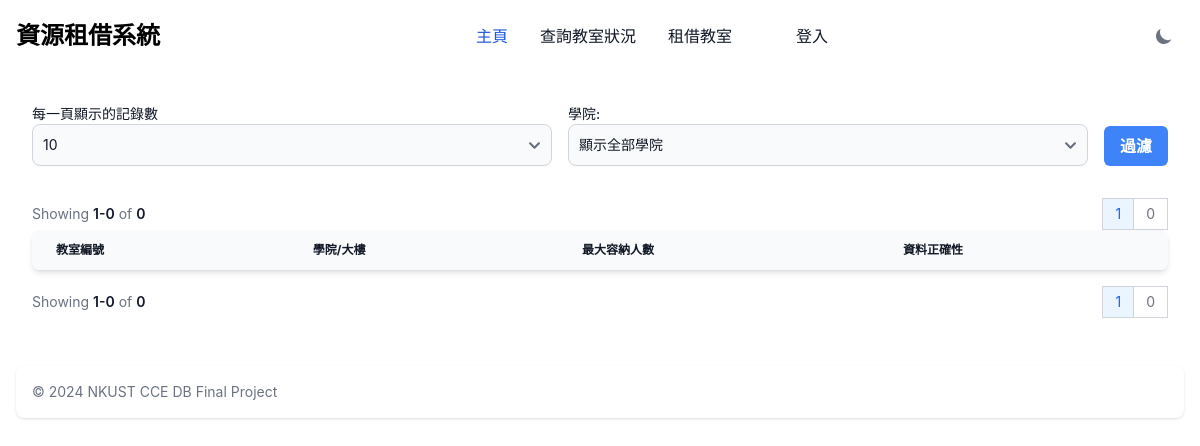
/, run on an earlier commit of the app's database.
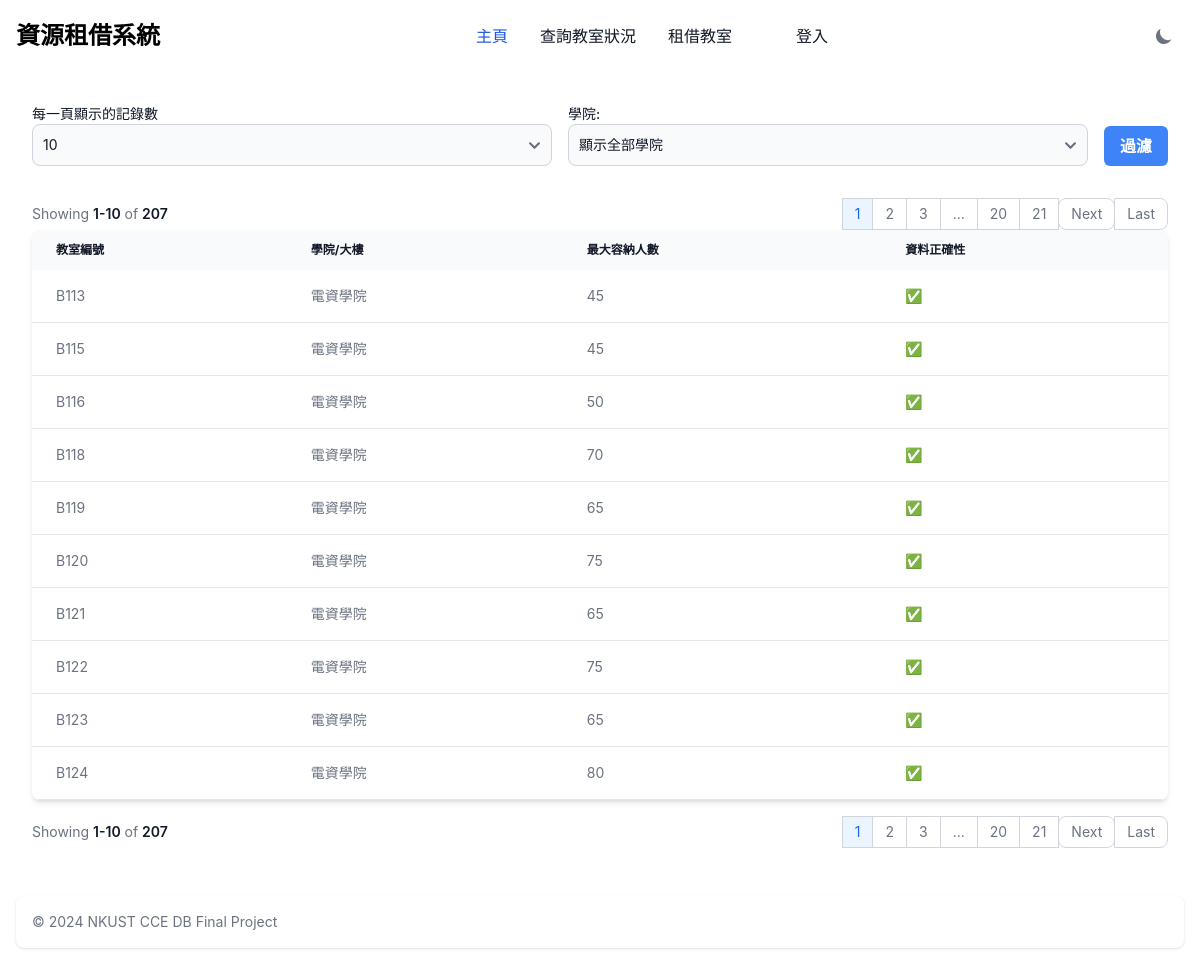
And on a later commit of the database.
### tables this page shows
CREATE TABLE `classroom_table` (
  `classroom` varchar(10) NOT NULL DEFAULT '0',
  `colleage` varchar(50) NOT NULL DEFAULT '',
  `max_capacity` int(10) NOT NULL DEFAULT 0,
  `is_realdata` enum('Y','N') NOT NULL DEFAULT 'N'
);

### index.php (the view, shortened to what the rows shown need)
<?php
$conn = require_once "config.php";
$limit = isset($_GET['limit']) ? (int) $_GET['limit'] : 10;
$page = isset($_GET['page']) ? (int) $_GET['page'] : 1;
$offset = ($page - 1) * $limit;
$where = '';
$query = "SELECT * FROM classroom_table $where LIMIT $limit OFFSET $offset";
$result = $conn->query($query);
?>
<!DOCTYPE html>
<html>
<head>
    <link href="https://cdnjs.cloudflare.com/ajax/libs/flowbite/2.3.0/flowbite.min.css" rel="stylesheet" />
</head>
<body class="bg-white dark:bg-gray-900">
    <div class="max-w-screen-xl mx-auto p-4 sm:p-6 lg:p-8">
        <div class="relative overflow-x-auto shadow-md sm:rounded-lg">
            <table class="w-full text-sm text-left rtl:text-right text-gray-500 dark:text-gray-400 overflow-auto">
                <thead
                    class="text-xs text-gray-900 dark:text-white uppercase bg-gray-50 dark:bg-gray-700 dark:text-gray-400 whitespace-nowrap">
                    <tr>
                        <th scope="col" class="px-6 py-3">教室編號</th>
                        <th scope="col" class="px-6 py-3">學院/大樓</th>
                        <th scope="col" class="px-6 py-3">最大容納人數</th>
                        <th scope="col" class="px-6 py-3">
                            <button data-popover-target="popover-default" type="button">資料正確性</button>
                        </th>
                    </tr>
                </thead>
                <tbody>
                    <?php while ($row = $result->fetch_assoc()): ?>
                        <tr
                            class="bg-white border-b dark:bg-gray-800 dark:border-gray-700 hover:bg-gray-50 dark:hover:bg-gray-600 whitespace-nowrap">
                            <td class="px-6 py-4"><?= $row['classroom'] ?? '' ?></td>
                            <td class="px-6 py-4"><?= $row['colleage'] ?? '' ?></td>
                            <td class="px-6 py-4"><?= $row['max_capacity'] ?? '' ?></td>
                            <td class="px-6 py-4"><?= $row['is_realdata'] == 'N' ? '❓' : '✅' ?></td>
                        </tr>
                    <?php endwhile; ?>
                </tbody>
            </table>
        </div>
    </div>
</body>
</html>

What changed in the data, as far as the page shows it:
added classroom_table: classroom "B113", colleage "電資學院", max_capacity "45"
added classroom_table: classroom "B115", colleage "電資學院", max_capacity "45"
added classroom_table: classroom "B116", colleage "電資學院", max_capacity "50"
added classroom_table: classroom "B118", colleage "電資學院", max_capacity "70"
added classroom_table: classroom "B119", colleage "電資學院", max_capacity "65"
added classroom_table: classroom "B120", colleage "電資學院", max_capacity "75"
added classroom_table: classroom "B121", colleage "電資學院", max_capacity "65"
added classroom_table: classroom "B122", colleage "電資學院", max_capacity "75"
added classroom_table: classroom "B123", colleage "電資學院", max_capacity "65"
added classroom_table: classroom "B124", colleage "電資學院", max_capacity "80"
Also different on the page:
min($offset + $limit, $total_rows): "0" → "10"
$total_rows: "0" → "207"
new list line: "2"
new list line: "3"
new list line: "20"
new list line: "21"
text now shown: "Next Last Next Last"
list line gone: "0"
